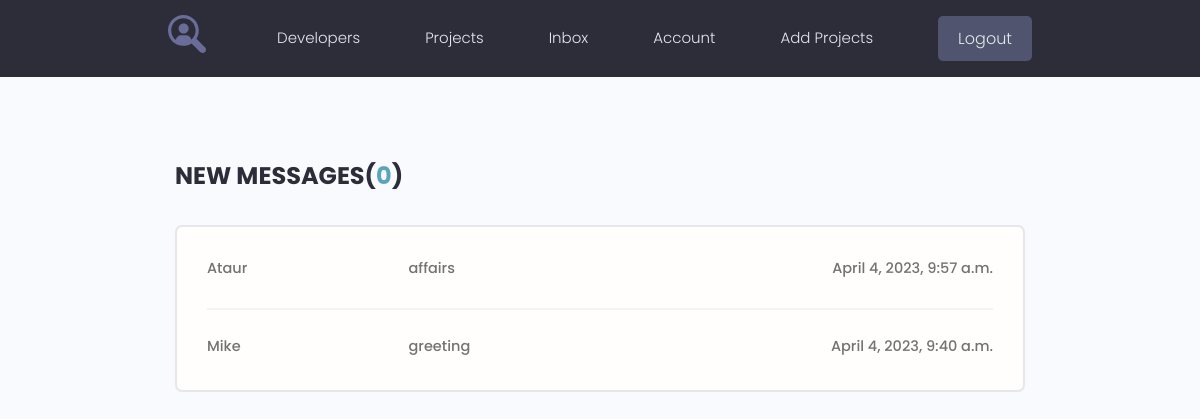
Page /inbox/ (signed in) on the earlier database version.
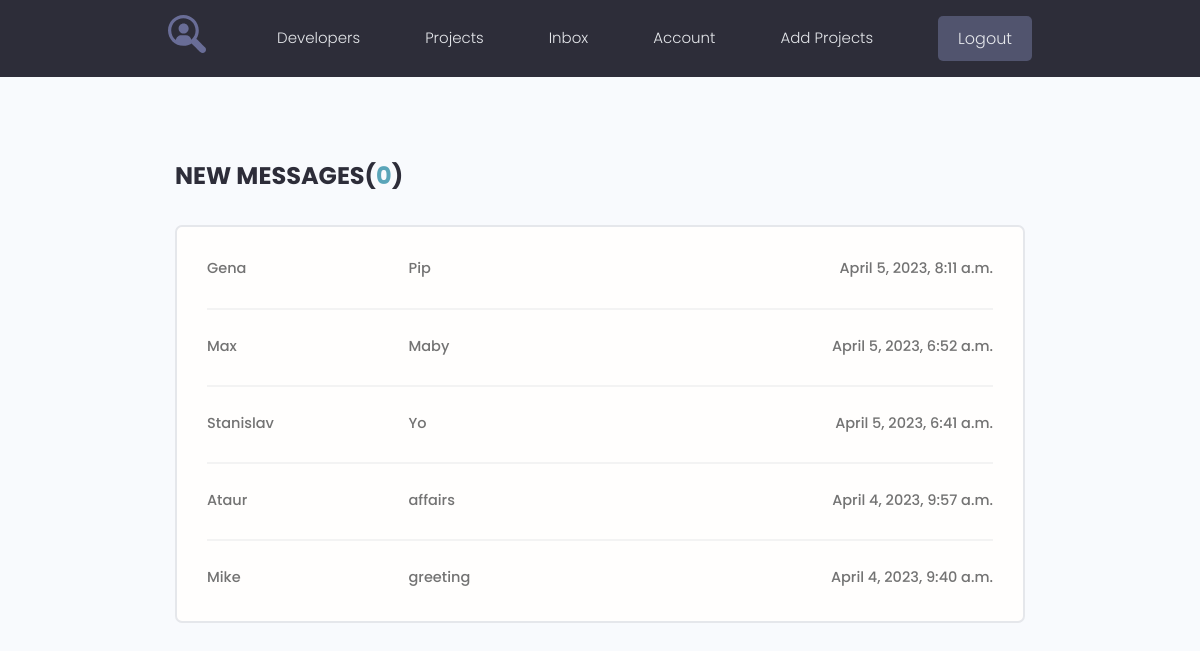
Same page on the later database version.
### users/models.py (models this page shows, shortened)
class Message(models.Model):
    sender = models.ForeignKey(Profile, on_delete=models.SET_NULL, null=True, blank=True) # отправитель
    recipient = models.ForeignKey(Profile, on_delete=models.SET_NULL, null=True, blank=True, related_name='messages') # получатель, related_name - имя по кот-му мы сможем обратиться к данному полю, если какое-то поле по внешнему ключу мы хотим получать доступ, мы к нему не добавляли _set, в место этого мы можем обратиться по этому имени.
    name = models.CharField(max_length=200, null=True, blank=True) # имя пользователя кот-й прислал сообщение.
    email = models.EmailField(max_length=200, null=True, blank=True) # работает как CharField, только валидация будет на ввод email, что бы была @ и один символ после собачки.
    subject = models.CharField(max_length=200, null=True, blank=True) # тема письма
    body = models.TextField() # тело сообщения, поле обязательное для заполнения
    is_read = models.BooleanField(default=False, null=True) # нужно как-то отслеживать сообщение прочитано или нет, есть два состояния, либо прочитано, лио нет. По умолчанию не прочитанное сообщение. null=True - и уже программно будет, что сообщение прочитано.
    created = models.DateTimeField(auto_now_add=True) # дата создания этого сообщения
    class Meta:
        ordering = ['is_read', '-created'] # Сначала прочитанные или нет, что бы непрочитанные были вверху. По дате создания.

### users/views.py (the view)
# urls.py: path('inbox/', views.inbox, name='inbox'), # редактирование навыков
@login_required(login_url='login')
def inbox(request):
    profile = request.user.profile
    messages_requests = profile.messages.all()  # message_requests = # из таблицы Message достаем все данные по имени related_name='messages'. Относительно пользователя достаем эти сообщения, что бы другие пользователи эти сообщения не видели.
    unread_count = messages_requests.filter(is_read=False).count()
    context = {
        'messages_requests': messages_requests,  # все сообщения
        'unread_count': unread_count  # не прочитанные
    }
    return render(request, 'users/inbox.html', context)

### users/templates/users/inbox.html
{% extends 'projects/base.html' %}
{% block content %}
<main class="inbox my-xl">
    <div class="content-box">
        <h3 class="inbox__title">New Messages(<span>{{ unread_count }}</span>)</h3>
        <ul class="messages">
            {% for message in messages_requests %}
            {% if message.is_read == False %}
            <li class="message message--unread">
                {% else %}
            <li class="message message">
                {% endif %}
                <a href="{% url 'message' message.id %}">
                    <span class="message__author">{{ message.name }}</span>
                    <span class="message__subject">{{ message.subject }}</span>
                    <span class="message__date">{{ message.created}}</span>
                </a>
            </li>
            {% endfor %}
        </ul>
    </div>
</main>
{% endblock %}

Differences in the rows shown:
added Message: name "Gena", subject "Pip", created "April 5, 2023, 8:11 a.m."
added Message: name "Max", subject "Maby", created "April 5, 2023, 6:52 a.m."
added Message: name "Stanislav", subject "Yo", created "April 5, 2023, 6:41 a.m."
